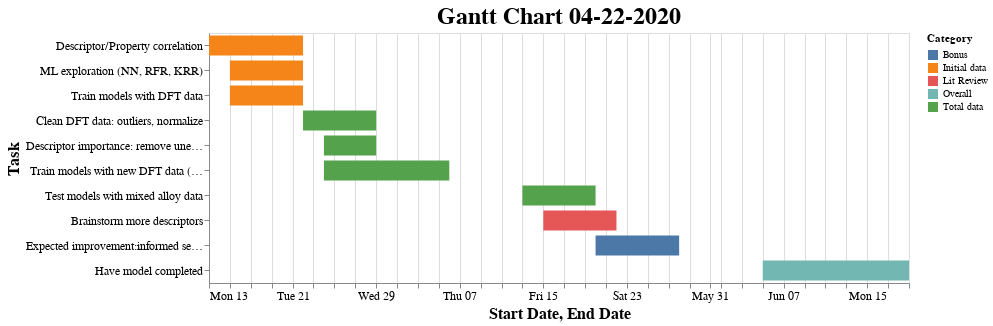

Notebook code cell kept with this figure:
### Code cell
df = df_200422
df["Start Date"] = pd.to_datetime(df["Start Date"], )
df["End Date"] = pd.to_datetime(df["End Date"])

chart = alt.Chart(df, title='Gantt Chart 04-22-2020').mark_bar(size=20).encode(
    x='Start Date',
    x2='End Date',
    y=alt.Y('Task', 
            sort=list(df.sort_values(["End Date", "Start Date"])
                                    ["Task"])), # Custom sorting
    color='Category'
    ).configure_axis(
        labelFontSize=12,
        titleFontSize=16
    ).configure_title(
        fontSize=24
    ).properties(
        width=700,
        height=250
)

chart

### Figure 1 — Vega-Lite specification as saved in the notebook (floating-point values rounded to 4 significant figures)
{"config": {"view": {"continuousWidth": 400, "continuousHeight": 300}, "axis": {"labelFontSize": 12, "titleFontSize": 16}, "title": {"fontSize": 24}}, "data": {"name": "data-5ec1252191feefe180c7109f7c13d08c"}, "mark": {"type": "bar", "size": 20}, "encoding": {"color": {"type": "nominal", "field": "Category"}, "x": {"type": "temporal", "field": "Start Date"}, "x2": {"field": "End Date"}, "y": {"type": "nominal", "field": "Task", "sort": ["Descriptor/Property correlation", "ML exploration (NN, RFR, KRR)", "Train models with DFT data", "Clean DFT data: outliers, normalize", "Descriptor importance: remove unecessary", "Train models with new DFT data (NN, RFR, LASSO, GPR)", "Test models with mixed alloy data", "Brainstorm more descriptors", "Expected improvement:informed selection of new training data", "Have model completed"]}}, "height": 250, "title": "Gantt Chart 04-22-2020", "width": 700, "$schema": "https://vega.github.io/schema/vega-lite/v4.0.2.json", "datasets": {"data-5ec1252191feefe180c7109f7c13d08c": [{"Task": "Descriptor/Property correlation", "Category": "Initial data", "Start Date": "2020-04-13T00:00:00", "End Date": "2020-04-22T00:00:00"}, {"Task": "ML exploration (NN, RFR, KRR)", "Category": "Initial data", "Start Date": "2020-04-15T00:00:00", "End Date": "2020-04-22T00:00:00"}, {"Task": "Train models with DFT data", "Category": "Initial data", "Start Date": "2020-04-15T00:00:00", "End Date": "2020-04-22T00:00:00"}, {"Task": "Clean DFT data: outliers, normalize", "Category": "Total data", "Start Date": "2020-04-22T00:00:00", "End Date": "2020-04-29T00:00:00"}, {"Task": "Descriptor importance: remove unecessary", "Category": "Total data", "Start Date": "2020-04-24T00:00:00", "End Date": "2020-04-29T00:00:00"}, {"Task": "Train models with new DFT data (NN, RFR, LASSO, GPR)", "Category": "Total data", "Start Date": "2020-04-24T00:00:00", "End Date": "2020-05-06T00:00:00"}, {"Task": "Test models with mixed alloy data", "Category": "Total data", "Start Date": "2020-05-13T00:00:00", "End Date": "2020-05-20T00:00:00"}, {"Task": "Brainstorm more descriptors", "Category": "Lit Review", "Start Date": "2020-05-15T00:00:00", "End Date": "2020-05-22T00:00:00"}, {"Task": "Expected improvement:informed selection of new training data", "Category": "Bonus", "Start Date": "2020-05-20T00:00:00", "End Date": "2020-05-28T00:00:00"}, {"Task": "Have model completed", "Category": "Overall", "Start Date": "2020-06-05T00:00:00", "End Date": "2020-06-19T00:00:00"}]}}
